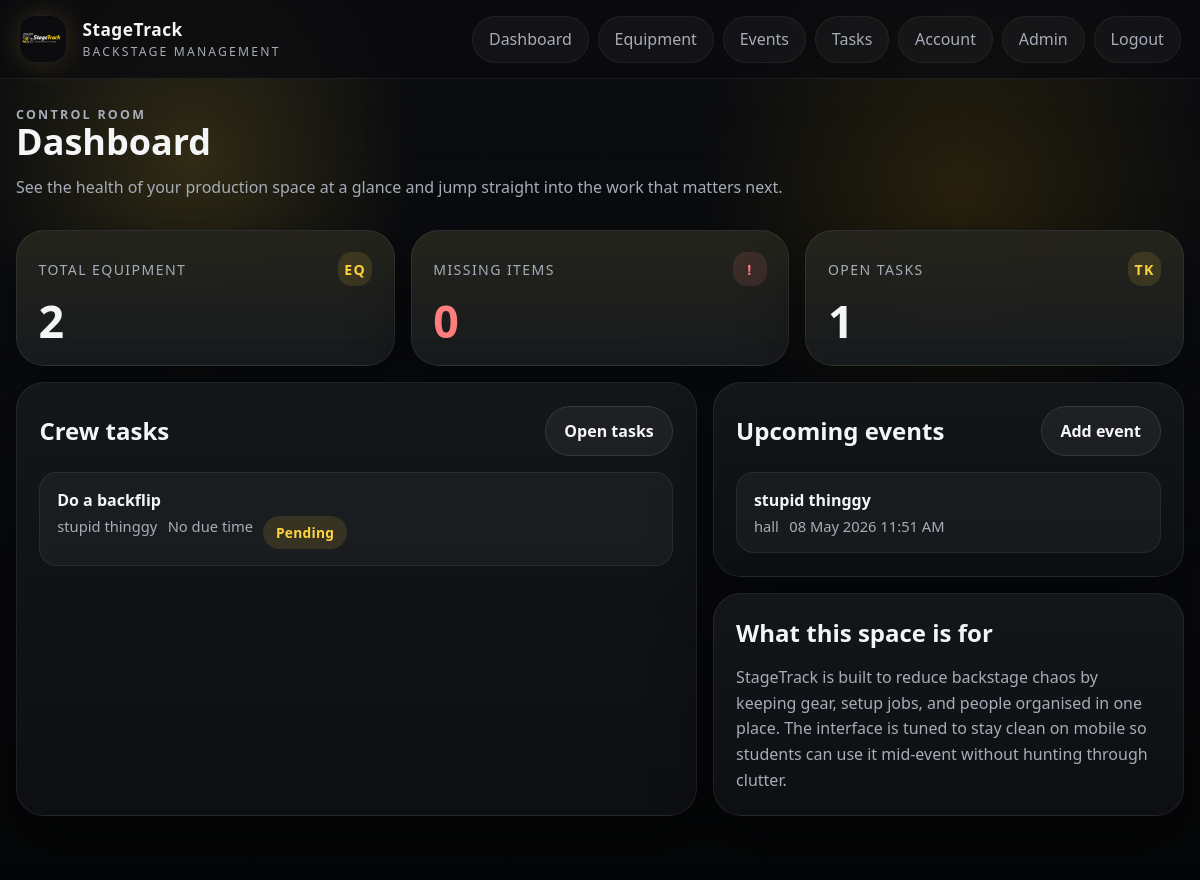
Page /dashboard (signed in) on the committed database.
### app/models.py (models this page shows)
class User(db.Model):
    id = db.Column(db.Integer, primary_key=True)
    name = db.Column(db.String(120), nullable=False)
    email = db.Column(db.String(255), unique=True, nullable=False, index=True)
    password_hash = db.Column(db.String(255), nullable=False)
    must_change_password = db.Column(db.Boolean, nullable=False, default=False)
    phone_number = db.Column(db.String(50))
    contact_details = db.Column(db.Text)
    role = db.Column(db.String(50), nullable=False, default="Viewer")
    is_active = db.Column(db.Boolean, nullable=False, default=True)
    created_at = db.Column(db.DateTime, default=datetime.utcnow, nullable=False)
    tasks = db.relationship("Task", back_populates="assignee", lazy=True)
    checkouts = db.relationship("EquipmentCheckout", back_populates="user", lazy=True)
    damage_reports = db.relationship("DamageReport", back_populates="reporter", lazy=True)
    password_reset_tokens = db.relationship("PasswordResetToken", back_populates="user", lazy=True)

class Task(db.Model):
    id = db.Column(db.Integer, primary_key=True)
    event_id = db.Column(db.Integer, db.ForeignKey("event.id"), nullable=False)
    assigned_to = db.Column(db.Integer, db.ForeignKey("user.id"), nullable=False)
    title = db.Column(db.String(120), nullable=False)
    description = db.Column(db.Text)
    status = db.Column(db.String(50), nullable=False, default="Pending")
    due_time = db.Column(db.DateTime)
    created_at = db.Column(db.DateTime, default=datetime.utcnow, nullable=False)
    event = db.relationship("Event", back_populates="tasks")
    assignee = db.relationship("User", back_populates="tasks")

class Event(db.Model):
    id = db.Column(db.Integer, primary_key=True)
    name = db.Column(db.String(120), nullable=False)
    venue = db.Column(db.String(120), nullable=False)
    description = db.Column(db.Text)
    event_date = db.Column(db.DateTime, nullable=False)
    setup_time = db.Column(db.DateTime)
    packdown_time = db.Column(db.DateTime)
    created_by = db.Column(db.Integer, db.ForeignKey("user.id"))
    tasks = db.relationship("Task", back_populates="event", lazy=True)
    checklist_items = db.relationship("ChecklistItem", back_populates="event", lazy=True)
    checkouts = db.relationship("EquipmentCheckout", back_populates="event", lazy=True)

### app/__init__.py (the view)
    @app.route("/dashboard")
    def dashboard():
        if not session.get("user_id"):
            return redirect(url_for("auth.login"))
        user_id = session["user_id"]
        user = db.session.get(User, user_id)
        task_snapshot_query = Task.query
        if user.role not in {"Admin", "Teacher", "Stage Manager"}:
            task_snapshot_query = task_snapshot_query.filter_by(assigned_to=user_id)
        stats = {
            "equipment_total": Equipment.query.count(),
            "missing_items": Equipment.query.filter_by(status="Missing").count(),
            "upcoming_events": Event.query.order_by(Event.event_date.asc()).limit(5).all(),
            "open_tasks": Task.query.filter(Task.status != "Completed").count(),
            "task_snapshot": task_snapshot_query.order_by(Task.due_time.asc(), Task.created_at.desc()).limit(5).all(),
        }
        return render_template("dashboard.html", stats=stats)

### app/auth/routes.py (called while the page is built)
def current_user():
    user_id = session.get("user_id")
    if not user_id:
        return None
    user = db.session.get(User, user_id)
    if user and not user.is_active:
        session.clear()
        return None
    return user

@auth_bp.app_context_processor
def inject_user():
    first_user_pending = User.query.count() == 0
    return {
        "current_user": current_user(),
        "manager_roles": MANAGER_ROLES,
        "registration_open": first_user_pending,
    }

### app/templates/dashboard.html (shortened to what this page needs)
{% extends "base.html" %}
{% block content %}
<section class="page-header">
    <div>
        <p class="eyebrow">Control room</p>
        <h1>Dashboard</h1>
        <p>See the health of your production space at a glance and jump straight into the work that matters next.</p>
    </div>
</section>
<section class="stat-grid">
    <article class="stat-card">
        <div class="stat-label">
            <span>Total equipment</span>
            <span class="stat-icon">EQ</span>
        </div>
        <strong>{{ stats.equipment_total }}</strong>
    </article>
    <article class="stat-card alert">
        <div class="stat-label">
            <span>Missing items</span>
            <span class="stat-icon">!</span>
        </div>
        <strong>{{ stats.missing_items }}</strong>
    </article>
    <article class="stat-card">
        <div class="stat-label">
            <span>Open tasks</span>
            <span class="stat-icon">TK</span>
        </div>
        <strong>{{ stats.open_tasks }}</strong>
    </article>
</section>
<section class="content-grid">
    <section class="panel">
        <div class="panel-header">
            <h2>{{ "Crew tasks" if current_user.role in manager_roles else "My next tasks" }}</h2>
            <a class="button button-secondary" href="{{ url_for('tasks.index') }}">Open tasks</a>
        </div>
        {% if stats.task_snapshot %}
            <div class="dashboard-list">
                {% for task in stats.task_snapshot %}
                    <article class="dashboard-item">
                        <strong>{{ task.title }}</strong>
                        <div class="dashboard-meta">
                            <span>{{ task.event.name }}</span>
                            <span>{{ task.due_time.strftime("%d %b %Y %I:%M %p") if task.due_time else "No due time" }}</span>
                            <span class="status-pill">{{ task.status }}</span>
                        </div>
                    </article>
                {% endfor %}
            </div>
        {% else %}
            <p class="empty-state">No tasks have been assigned yet.</p>
        {% endif %}
    </section>
    <div class="stack">
        <section class="panel">
            <div class="panel-header">
                <h2>Upcoming events</h2>
                {% if current_user.role in manager_roles %}
                    <a class="button button-secondary" href="{{ url_for('events.create') }}">Add event</a>
                {% endif %}
            </div>
            {% if stats.upcoming_events %}
                <div class="dashboard-list">
                    {% for event in stats.upcoming_events %}
                        <article class="dashboard-item">
                            <strong>{{ event.name }}</strong>
                            <div class="dashboard-meta">
                                <span>{{ event.venue }}</span>
                                <span>{{ event.event_date.strftime("%d %b %Y %I:%M %p") }}</span>
                            </div>
                        </article>
                    {% endfor %}
                </div>
            {% else %}
                <p class="empty-state">No events scheduled yet.</p>
            {% endif %}
        </section>
        <section class="panel">
            <div class="panel-header">
                <h2>What this space is for</h2>
            </div>
            <p class="support-copy">StageTrack is built to reduce backstage chaos by keeping gear, setup jobs, and people organised in one place. The interface is tuned to stay clean on mobile so students can use it mid-event without hunting through clutter.</p>
        </section>
    </div>
</section>
{% endblock %}

### app/static/css/styles.css (style rules this page uses)
:root { --bg: #070809; --bg-soft: #101214; --surface: rgba(18, 20, 24, 0.92); --surface-strong: #14171b; --surface-soft: rgba(255, 255, 255, 0.04); --card: rgba(23, 26, 31, 0.88); --ink: #f4f5f7; --muted: #a6adb8; --line: rgba(255, 255, 255, 0.1); --gold: #ffd33d; --gold-strong: #ffb800; --gold-soft: rgba(255, 211, 61, 0.12); --accent: #f2ede3; --danger: #ff7d7d; --success: #69d48f; --shadow: 0 24px 60px rgba(0, 0, 0, 0.45); --shadow-soft: 0 14px 36px rgba(0, 0, 0, 0.25); --radius-xl: 28px; --radius-lg: 22px; --radius-md: 16px; --radius-sm: 12px; }
* { box-sizing: border-box; }
html { scroll-behavior: smooth; }
body { margin: 0; color: var(--ink); font-family: "Trebuchet MS", "Segoe UI", sans-serif; background: radial-gradient(circle at 16% 18%, rgba(255, 211, 61, 0.16), transparent 18%), radial-gradient(circle at 80% 22%, rgba(255, 184, 0, 0.12), transparent 22%), linear-gradient(180deg, #0a0b0d 0%, #090b0f 38%, #050607 100%); min-height: 100vh; position: relative; }
a { color: inherit; text-decoration: none; }
.hero, .panel, .auth-card, .stat-card, .mini-panel { background: linear-gradient(180deg, rgba(20, 23, 27, 0.95), rgba(14, 16, 19, 0.92)); border: 1px solid rgba(255, 255, 255, 0.08); border-radius: var(--radius-xl); box-shadow: var(--shadow); }
.hero-content, .hero-panel, .panel, .auth-card, .mini-panel { position: relative; z-index: 1; }
.hero-badge, .eyebrow { display: inline-flex; align-items: center; gap: 0.45rem; margin: 0; color: var(--gold); text-transform: uppercase; letter-spacing: 0.18em; font-size: 0.78rem; font-weight: 700; }
.hero-copy, .page-header p, .empty-state, .flash, label, td, th, tbody span, .support-copy { color: var(--muted); }
.feature-strip, .content-grid, .utility-grid { display: grid; gap: 1rem; }
.content-grid { grid-template-columns: minmax(0, 1.3fr) minmax(320px, 0.9fr); margin-top: 1rem; }
.panel, .auth-card, .mini-panel { padding: 1.4rem; }
.mini-panel h2, .panel h2, .page-header h1, .auth-card h1, .section-title { margin: 0; color: var(--ink); }
.page-header { display: grid; gap: 0.9rem; margin-bottom: 1rem; }
.page-header-inline, .panel-header, .filter-bar, .actions, .inline-form, .hero-actions, .auth-actions, .split-actions { display: flex; gap: 0.75rem; align-items: center; flex-wrap: wrap; }
.page-header-inline, .panel-header { justify-content: space-between; }
.page-header h1 { font-size: clamp(2rem, 3vw, 3rem); line-height: 1; }
.panel-header { margin-bottom: 1rem; }
.button, .button-link { display: inline-flex; align-items: center; justify-content: center; border-radius: 999px; padding: 0.82rem 1.16rem; border: none; cursor: pointer; font-weight: 700; transition: 160ms ease; }
.button-secondary { background: rgba(255, 255, 255, 0.05); color: var(--ink); border: 1px solid rgba(255, 255, 255, 0.1); }
.stat-grid { display: grid; grid-template-columns: repeat(3, minmax(0, 1fr)); gap: 1rem; margin-bottom: 1rem; }
.stat-card { padding: 1.35rem; background: linear-gradient(180deg, rgba(255, 211, 61, 0.07), rgba(255, 255, 255, 0.02)), rgba(20, 23, 27, 0.96); }
.stat-label { display: flex; align-items: center; justify-content: space-between; gap: 0.8rem; color: var(--muted); font-size: 0.88rem; text-transform: uppercase; letter-spacing: 0.1em; }
.stat-icon { width: 2.1rem; height: 2.1rem; display: grid; place-items: center; border-radius: 14px; background: var(--gold-soft); color: var(--gold); font-weight: 800; }
.stat-card strong { display: block; margin-top: 0.8rem; font-size: clamp(1.8rem, 4vw, 2.8rem); line-height: 1; }
.stat-card.alert .stat-icon, .stat-card.alert strong { color: var(--danger); }
.stat-card.alert .stat-icon { background: rgba(255, 125, 125, 0.12); }
.status-pill { display: inline-flex; align-items: center; gap: 0.35rem; padding: 0.42rem 0.78rem; border-radius: 999px; background: rgba(255, 211, 61, 0.12); color: var(--gold); font-size: 0.86rem; font-weight: 700; letter-spacing: 0.02em; }
.dashboard-list { display: grid; gap: 0.85rem; }
.dashboard-item { display: grid; gap: 0.35rem; padding: 1rem 1.05rem; border-radius: 18px; background: rgba(255, 255, 255, 0.04); border: 1px solid rgba(255, 255, 255, 0.07); }
.dashboard-item strong { font-size: 1rem; }
.dashboard-meta { display: flex; flex-wrap: wrap; gap: 0.65rem; color: var(--muted); font-size: 0.92rem; }
.stack { display: grid; gap: 1rem; }
.support-copy { margin: 0; line-height: 1.6; }

### rows in the picture
User: role "Crew tasks"
Task: title "Do a backflip", event.name "stupid thinggy", due_time "No due time", status "Pending"
Event: name "stupid thinggy", venue "hall", event_date "08 May 2026 11:51 AM"

### other values in the picture
{{ stats.equipment_total }} "2"
{{ stats.missing_items }} "0"
{{ stats.open_tasks }} "1"
